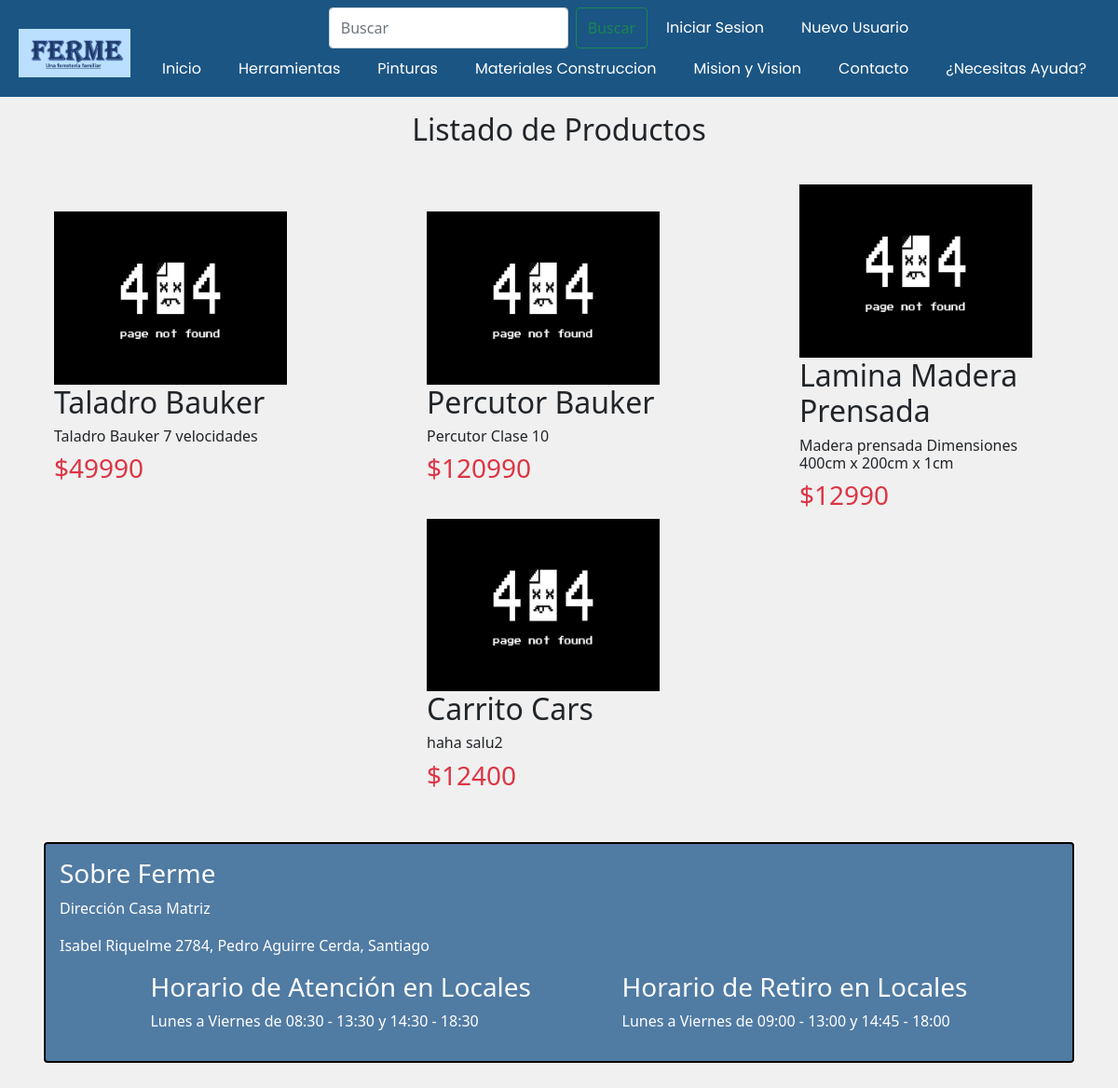
The page /buscar/ on the database its author committed.
### WebPage/models.py (models this page shows, shortened)
class Producto(models.Model):
    idProducto = models.CharField(max_length = 17, primary_key = True)
    nombre = models.CharField(max_length = 30)
    descripcion = models.CharField(max_length = 200)
    precio = models.IntegerField()
    stock = models.IntegerField()
    stockCrit = models.IntegerField()
    imagen = models.ImageField(upload_to='productos', default='not_found.jpg')
    fVenc = models.DateField(auto_now=False, auto_now_add=False, null=True)
    idFamProducto = models.ForeignKey(FamiliaProducto, on_delete=models.CASCADE)
    idTipoProducto = models.ForeignKey(TipoProducto, on_delete=models.CASCADE)
    idProveedor = models.ForeignKey(Proveedor, on_delete=models.CASCADE)

### WebPage/views.py (the view)
# urls.py: path('buscar/', ResultadosBusqueda.as_view(), name='BUSCAR'),
class ResultadosBusqueda(ListView):
    model = Producto
    template_name = 'resultados.html'
    context_object_name = 'productos'
    def get_queryset(self): # Busqueda
        q = self.request.GET.get('q')
        lista = Producto.objects.all()
        if q:
            lista = Producto.objects.filter(Q(nombre__icontains =q) | Q(descripcion__icontains=q))
        return lista

### WebPage/templates/resultados.html (shortened to what this page needs)
{% extends "Template.html" %}
{% load static %}
{% block estilos %}
    <link rel="stylesheet" href="{% static 'css/index.css' %}">
{% endblock estilos %}
{% block contenido %}
<h2 class="text-center mt-3">Listado de Productos</h2>
<br>
<div class="d-flex flex-wrap col-12 row justify-content-around align-items-center">
{% for item in object_list %}
        <div class="col-3 ms-3">
            <div>
                <a href="/item/{{item.idProducto}}">
                    <div class="col-5" style="height: fit-content; width: fit-content;">
                        <img src={{item.imagen.url}}  class="img-fluid"  width="250px" height="250px">
                    </div>
                </a>
                <h2>{{item.nombre}}</h2>
                <div>
                    <h6 >{{item.descripcion}}</h6>
                </div>
                <h3 class="text-danger">${{item.precio}}</h3>
            </div>
        </div>
{%endfor%}
</div>
{% endblock contenido%}

### WebPage/static/css/template.css (style rules this page uses)
* { margin: 0px; padding: 0px; box-sizing: border-box; list-style: none; }

### rows shown on the page
Producto: imagen (picture), nombre "Taladro Bauker", descripcion "Taladro Bauker 7 velocidades", precio "49990"
Producto: imagen (picture), nombre "Percutor Bauker", descripcion "Percutor Clase 10", precio "120990"
Producto: imagen (picture), nombre "Lamina Madera Prensada", descripcion "Madera prensada Dimensiones 400cm x 200cm x 1cm", precio "12990"
Producto: imagen (picture), nombre "Carrito Cars", descripcion "haha salu2", precio "12400"
